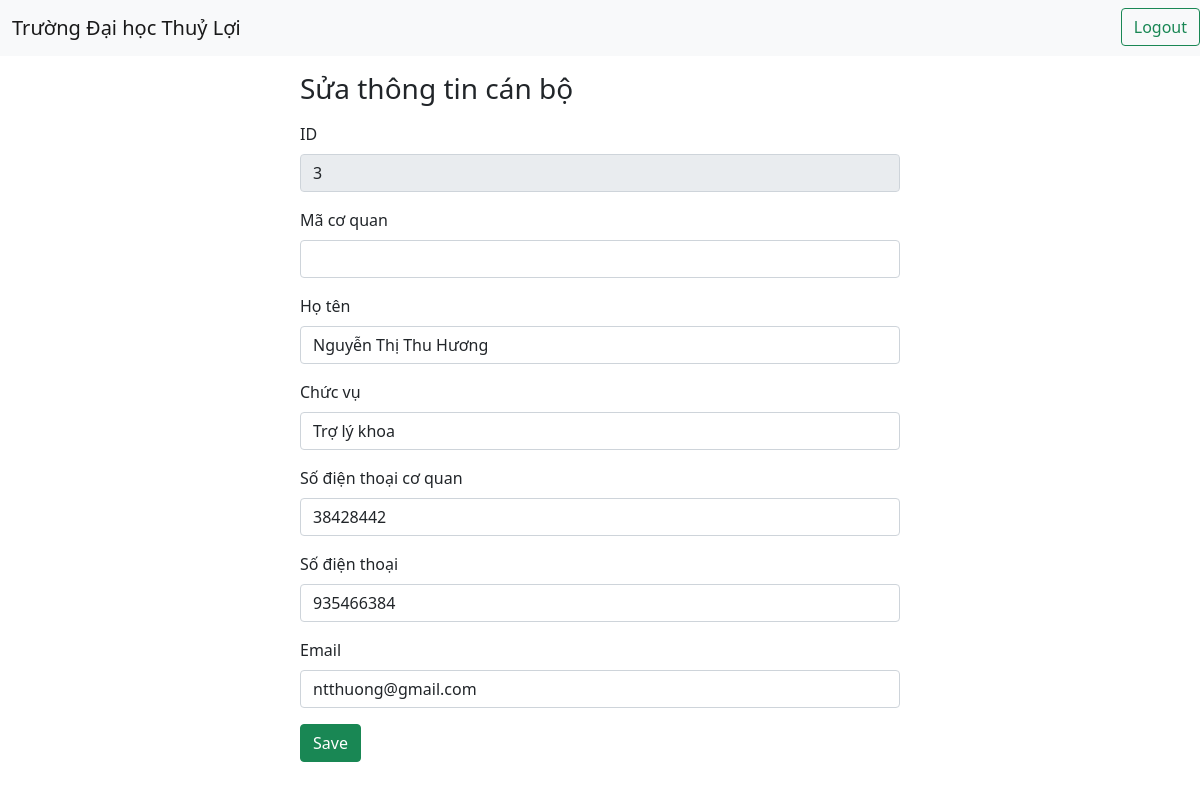
/admin/editCanbo.php?id=3, run on the app's committed database.
### tables this page shows
CREATE TABLE `canbo` (
  `id` int(11) NOT NULL,
  `id_Dvi` int(11) DEFAULT NULL,
  `ten` varchar(50) NOT NULL,
  `chucvu` varchar(50) NOT NULL,
  `sdtCoquan` int(11) NOT NULL,
  `sdt` int(11) NOT NULL,
  `email` varchar(50) NOT NULL
);

### admin/editCanbo.php (the view, shortened to what this page needs)
<?php
    include("config/db.php");
    include("template/header.php");
    $id_can_sua = $_GET['id'];
    $sql = "select * FROM canbo WHERE id=$id_can_sua";
    $result = mysqli_query($conn,$sql);
    $row = mysqli_fetch_assoc($result);
?>
<h3 style="max-width:50%;margin : 1rem auto;">Sửa thông tin cán bộ</h3>
<form action="" method="post" style="max-width:50%;margin : 1rem auto;">
  <div class="mb-3">
    <label class="form-label">ID</label>
    <input type="text" class="form-control" value="<?php echo $row['id']; ?>" name="txtId" disabled>
  </div>
  <div class="mb-3">
    <label class="form-label">Mã cơ quan</label>
    <input type="text" class="form-control" value="<?php echo $row['id_Dvi']; ?>" name="txtId_Dvi">
  </div>
  <div class="mb-3">
    <label class="form-label">Họ tên</label>
    <input type="text" class="form-control" value="<?php echo $row['ten']; ?>" name="txtTen">
  </div>
  <div class="mb-3">
    <label class="form-label">Chức vụ</label>
    <input type="text" class="form-control" value="<?php echo $row['chucvu']; ?>" name="txtChucvu" list="datalistOptions">
  </div>
  <div class="mb-3">
    <label class="form-label">Số điện thoại cơ quan</label>
    <input type="text" class="form-control" value="<?php echo $row['sdtCoquan']; ?>" name="txtSdtCoquan">
  </div>
  <div class="mb-3">
    <label class="form-label">Số điện thoại</label>
    <input type="text" class="form-control" value="<?php echo $row['sdt']; ?>" name="txtSdt">
  </div>
  <div class="mb-3">
    <label class="form-label">Email</label>
    <input type="email" class="form-control" value="<?php echo $row['email']; ?>" name="txtEmail">
  </div>
  <input type="submit" name="btnEditCanbo" value="Save" class="btn btn-success">
</form>

### data on the page
canbo: txtId "3", txtTen "Nguyễn Thị Thu Hương", txtChucvu "Trợ lý khoa", txtSdtCoquan "38428442", txtSdt "935466384", txtEmail "ntthuong@gmail.com"
